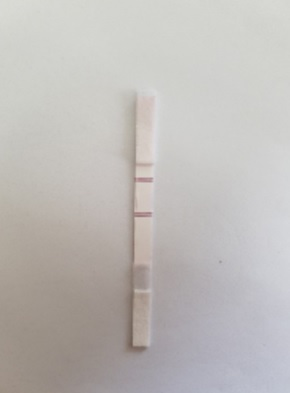
%> input picture editimage/samplepad.jpg, 290 x 393 px
$ octave knntrial.m   (GNU Octave 9; MATLAB toolbox functions it lacks are replaced by stand-ins)
%> lines starting %> are read from the running program, lines starting %| are printed output that depends on the picture; in (x1, y1, x2, y2) boxes, pixels count from 0 and x2, y2 are one past the last pixel; in counts of white or black regions, pixels touching at a corner belong together; the program's own positions count from 1
clc
clear all;

addpath(genpath(pwd));

I=imread('samplepad.jpg');
%> I is the input picture: size 393x290x3 uint8; mean R, G, B 190.7, 187.3, 184.8

I1=double(I(:,:, 1));
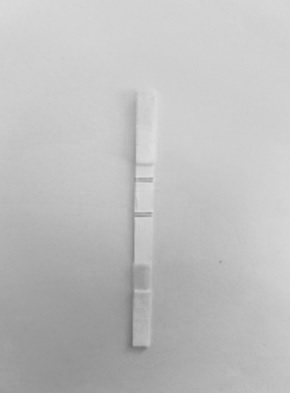
%> I1: size 393x290 double; min 109, max 222, mean 190.7
I2=double(I(:,:, 2));
I3=I(:,:, 3);
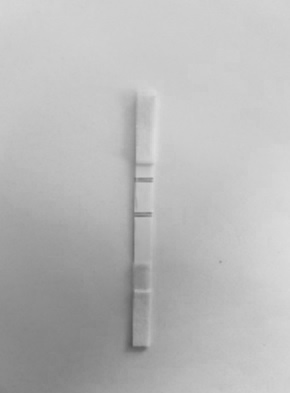
%> I3: size 393x290 uint8; min 82, max 221, mean 184.8


[r, c]=size(I);
%> r = 393; c = 870
c=c/3;
%> c = 290

I_ratio=zeros(r, c);
for i=1:r
    for j=1:c
            I_ratio(i, j)=double(I1(i, j)./I2(i, j));
    end
end
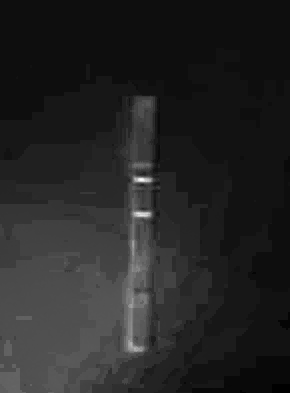
%> I_ratio: size 393x290 double; min 0.979, max 1.27, mean 1.02; drawn with min black and max white

% [13 lines of commented-out code are left out]

L = imsegkmeans(I,2)
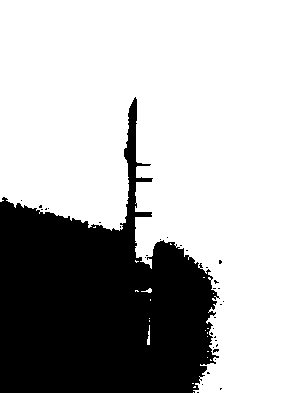
%> L: size 393x290 uint8; values 1 (black) and 2 (white), 69% white; 34 black regions (33 under 20 px), largest, box (x1, y1, x2, y2) and area: (0, 97, 220, 393) 35225
B = labeloverlay(I,L);
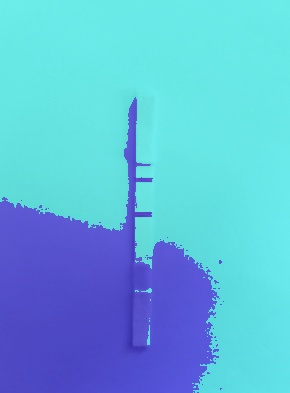
%> B: size 393x290x3 uint8; mean R, G, B 95.6, 181.9, 220.1
imshow(B)

%> (the run ends here)

$ run again, with editimage/100fgimagej.JPG copied over editimage/samplepad.jpg
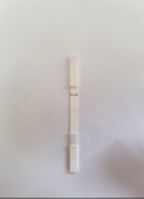
%> input picture editimage/100fgimagej.JPG, 144 x 199 px
%> I is the input picture: size 199x144x3 uint8; mean R, G, B 192.8, 189, 187.8
%> `L = imsegkmeans(I,2)`:
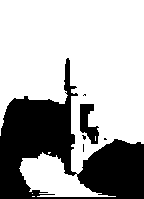
%> L: size 199x144 uint8; values 1 (black) and 2 (white), 68.2% white; 6 black regions (4 under 20 px), largest, box (x1, y1, x2, y2) and area: (0, 58, 144, 199) 8664, (80, 104, 99, 144) 433
%> `B = labeloverlay(I,L);`:
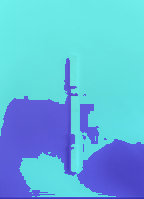
%> B: size 199x144x3 uint8; mean R, G, B 96.6, 181.6, 221.6

$ run again, with editimage/100pgimagej.JPG copied over editimage/samplepad.jpg
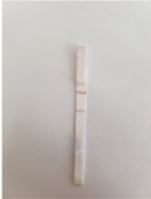
%> input picture editimage/100pgimagej.JPG, 151 x 199 px
%> I is the input picture: size 199x151x3 uint8; mean R, G, B 194.5, 189.2, 185.1
%> `L = imsegkmeans(I,2)`:
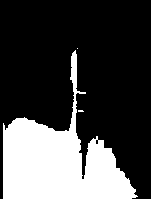
%> L: size 199x151 uint8; values 1 (black) and 2 (white), 27.6% white; 3 white regions (2 under 20 px), largest, box (x1, y1, x2, y2) and area: (3, 50, 138, 199) 8287
%> `B = labeloverlay(I,L);`:
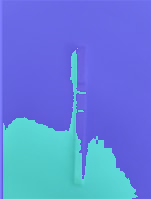
%> B: size 199x151x3 uint8; mean R, G, B 97.5, 130.1, 220.2
